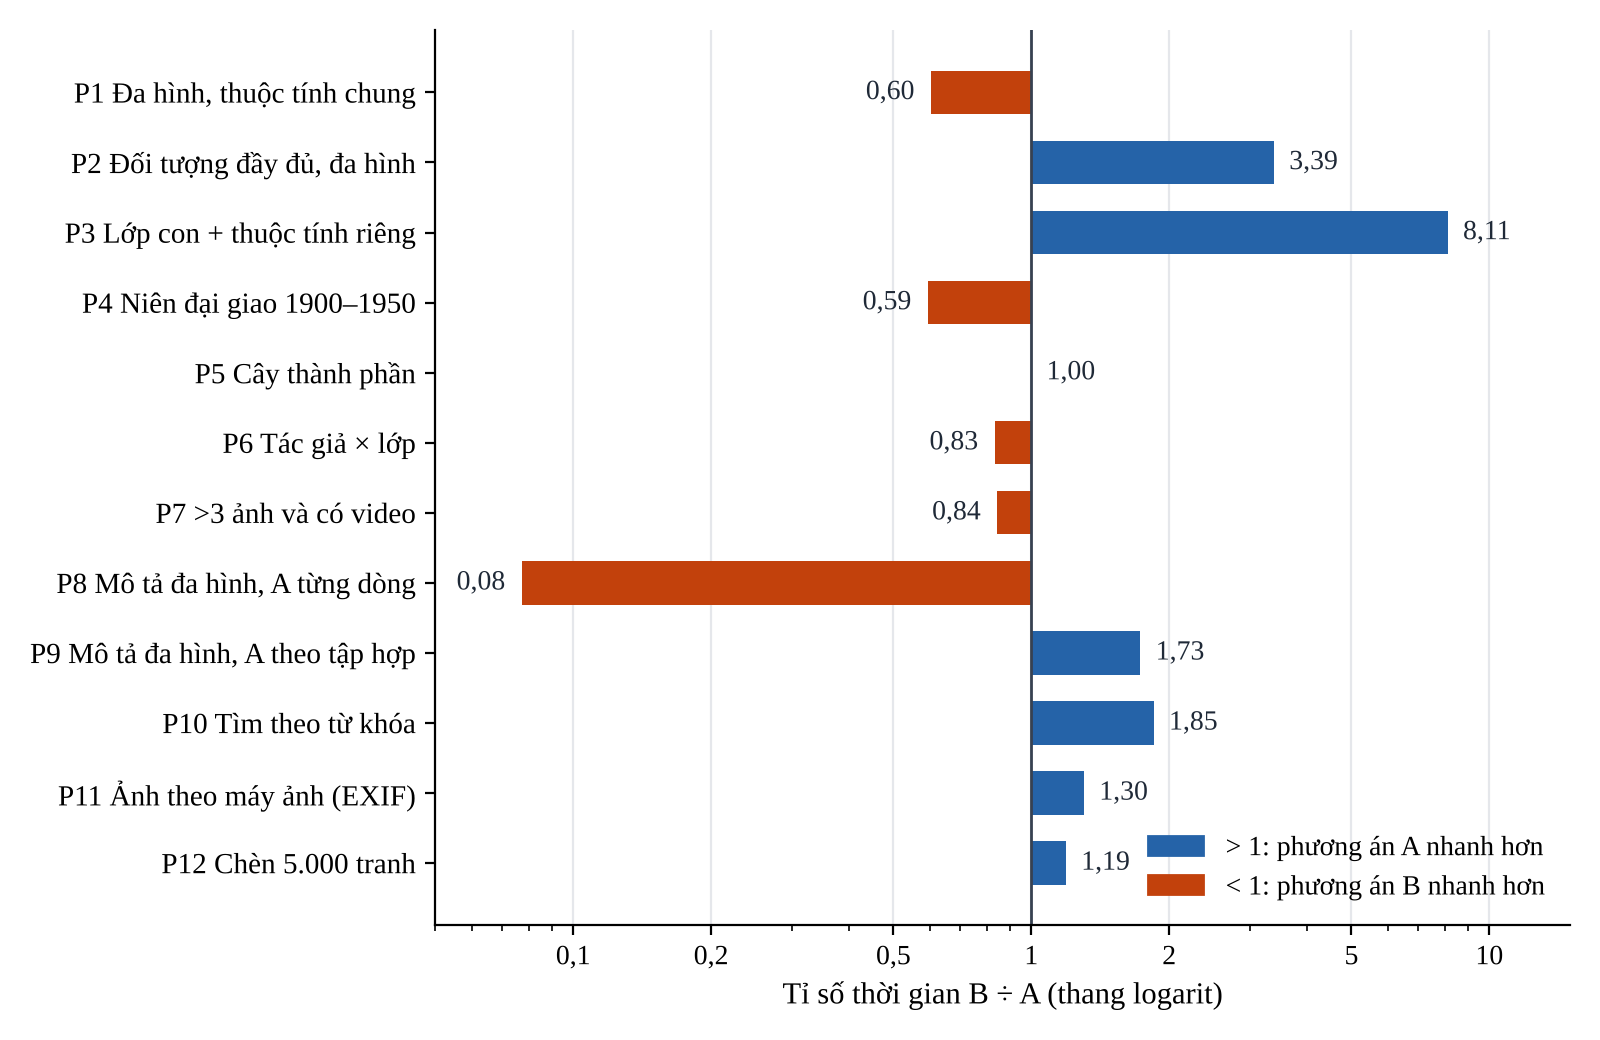

Write Python code to recreate this figure.
"""Hình 8.1 – tỉ số thời gian B ÷ A cho P1–P12 (trung vị, từ results/bench_output.txt)."""
import matplotlib
matplotlib.use("Agg")
import matplotlib.pyplot as plt
from matplotlib import font_manager as fm
for f in ("LiberationSerif-Regular", "LiberationSerif-Bold"):
    fm.fontManager.addfont(f"/usr/share/fonts/truetype/liberation/{f.replace('Serif-','Serif-')}.ttf")
plt.rcParams["font.family"] = "Liberation Serif"
data = [("P1 Đa hình, thuộc tính chung", 9.93, 6.00), ("P2 Đối tượng đầy đủ, đa hình", 12.52, 42.40),
        ("P3 Lớp con + thuộc tính riêng", 0.99, 8.03), ("P4 Niên đại giao 1900–1950", 8.44, 5.02),
        ("P5 Cây thành phần", 0.03, 0.03), ("P6 Tác giả × lớp", 70.32, 58.53),
        ("P7 >3 ảnh và có video", 129.72, 109.37), ("P8 Mô tả đa hình, A từng dòng", 643.20, 49.68),
        ("P9 Mô tả đa hình, A theo tập hợp", 28.70, 49.68), ("P10 Tìm theo từ khóa", 3.95, 7.31),
        ("P11 Ảnh theo máy ảnh (EXIF)", 39.26, 51.17), ("P12 Chèn 5.000 tranh", 202.01, 240.47)]
labels = [d[0] for d in data][::-1]; r = [d[2] / d[1] for d in data][::-1]
A_COL, B_COL = "#2563a8", "#c2410c"
fig, ax = plt.subplots(figsize=(8, 5.2), dpi=200)
cols = [A_COL if v > 1.005 else B_COL if v < 0.995 else "#9ca3af" for v in r]
ax.barh(range(len(r)), [v - 1 for v in r], color=cols, height=0.62, left=1)
ax.set_xscale("log"); ax.set_xlim(0.05, 15)
ax.axvline(1, color="#374151", lw=1)
for i, v in enumerate(r):
    ax.text(v * (1.08 if v >= 1 else 0.92), i, f"{v:.2f}".replace(".", ","), va="center",
            ha="left" if v >= 1 else "right", fontsize=10, color="#1f2937")
ax.set_yticks(range(len(r))); ax.set_yticklabels(labels, fontsize=10.5)
ax.set_xticks([0.1, 0.2, 0.5, 1, 2, 5, 10]); ax.set_xticklabels(["0,1", "0,2", "0,5", "1", "2", "5", "10"])
ax.set_xlabel("Tỉ số thời gian B ÷ A (thang logarit)", fontsize=11)
for s in ("top", "right"): ax.spines[s].set_visible(False)
ax.grid(axis="x", color="#e5e7eb", lw=0.8); ax.set_axisbelow(True)
from matplotlib.patches import Patch
ax.legend(handles=[Patch(color=A_COL, label="> 1: phương án A nhanh hơn"), Patch(color=B_COL, label="< 1: phương án B nhanh hơn")],
          loc="lower right", frameon=False, fontsize=10)
fig.tight_layout(); fig.savefig("docs/hinh_8_1.png", facecolor="white")
